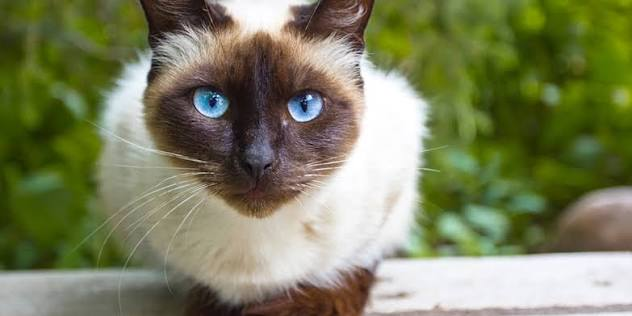
#> input picture cat.jpg, 632 x 316 px
$ python 10_fft_hpf.py
#> lines starting #> are read from the running program, lines starting #| are printed output that depends on the picture
"""
Transformada de Fourier con numpy (np.fft): ver el espectro de magnitud y
aplicar un filtro paso alto (HPF) poniendo a cero las frecuencias bajas
del centro. Lo que queda son los bordes.
"""

import cv2
import numpy as np
from matplotlib import pyplot as plt

CAT_PATH = "cat.jpg"


def main() -> None:
    img_color = cv2.imread(CAT_PATH)
#> img_color is the input picture: shape (316, 632, 3); mean B, G, R 93.7, 128.3, 124.5
    img = cv2.cvtColor(img_color, cv2.COLOR_BGR2GRAY)
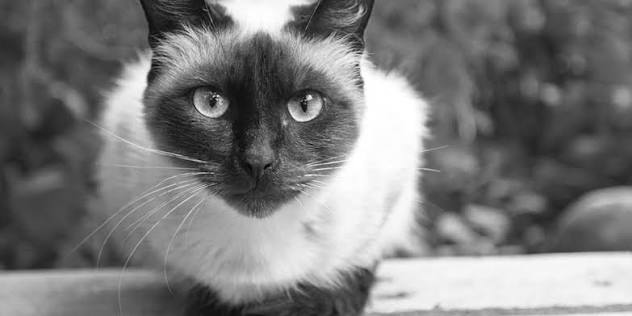
#> img: shape (316, 632); min 3, max 255, mean 123.2
    f = np.fft.fft2(img)
    fshift = np.fft.fftshift(f)
    magnitude_spectrum = 20 * np.log(np.abs(fshift))
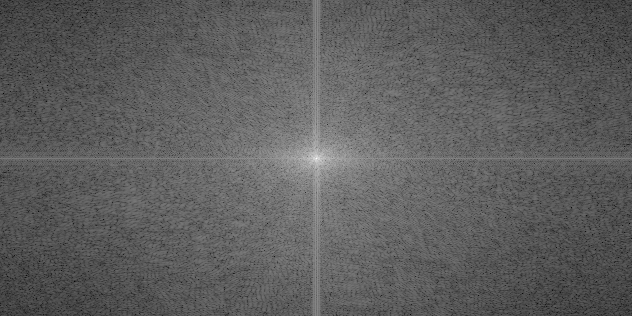
#> magnitude_spectrum: shape (316, 632) float64; min 35.92, max 340.4, mean 147.9; drawn with min black and max white

    plt.subplot(121), plt.imshow(img, cmap="gray")
    plt.title("Input Image"), plt.xticks([]), plt.yticks([])
    plt.subplot(122), plt.imshow(magnitude_spectrum, cmap="gray")
    plt.title("Magnitude Spectrum"), plt.xticks([]), plt.yticks([])
    plt.show()
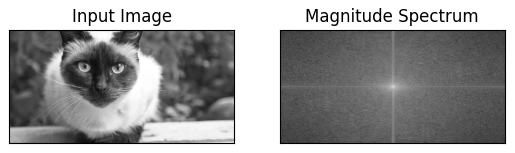
#> figure drawn by matplotlib, 2 panels
    rows, cols = img.shape
#> rows = 316; cols = 632
    crow, ccol = rows // 2, cols // 2
#> crow = 158; ccol = 316
    fshift[crow - 30 : crow + 30, ccol - 30 : ccol + 30] = 0
    f_ishift = np.fft.ifftshift(fshift)
    img_back = np.fft.ifft2(f_ishift)
    img_back = np.abs(img_back)
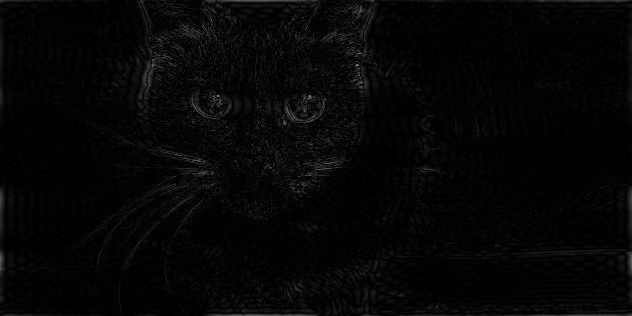
#> img_back: shape (316, 632) float64; min 0.00991, max 134, mean 6

    plt.subplot(131), plt.imshow(img, cmap="gray")
    plt.title("Input Image"), plt.xticks([]), plt.yticks([])
    plt.subplot(132), plt.imshow(img_back, cmap="gray")
    plt.title("Image after HPF"), plt.xticks([]), plt.yticks([])
    plt.subplot(133), plt.imshow(img_back)
    plt.title("Result in JET"), plt.xticks([]), plt.yticks([])

    plt.show()


if __name__ == "__main__":
    main()
